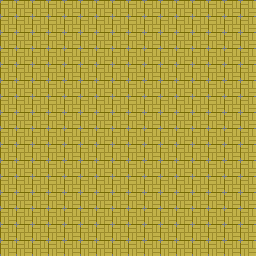

This is a level from a 2D game, rendered from its Tiled map with the project's own tilesets. A one-line summary and the complete map file follow:
An orthogonal 16x16 tile map with 16x16 px tiles, 1 tile layer (FLR) and 1 object (Door).

<map version="1.0" orientation="orthogonal" renderorder="right-down" width="16" height="16" tilewidth="16" tileheight="16" nextobjectid="8">
 <tileset firstgid="1" source="Interior general.tsx" />
 <layer name="FLR" width="16" height="16">
  <data>
   <tile gid="377" />
   <tile gid="377" />
   <tile gid="377" />
   <tile gid="377" />
   <tile gid="377" />
   <tile gid="377" />
   <tile gid="377" />
   <tile gid="377" />
   <tile gid="377" />
   <tile gid="377" />
   <tile gid="377" />
   <tile gid="377" />
   <tile gid="377" />
   <tile gid="377" />
   <tile gid="377" />
   <tile gid="377" />
   <tile gid="377" />
   <tile gid="377" />
   <tile gid="377" />
   <tile gid="377" />
   <tile gid="377" />
   <tile gid="377" />
   <tile gid="377" />
   <tile gid="377" />
   <tile gid="377" />
   <tile gid="377" />
   <tile gid="377" />
   <tile gid="377" />
   <tile gid="377" />
   <tile gid="377" />
   <tile gid="377" />
   <tile gid="377" />
   <tile gid="377" />
   <tile gid="377" />
   <tile gid="377" />
   <tile gid="377" />
   <tile gid="377" />
   <tile gid="377" />
   <tile gid="377" />
   <tile gid="377" />
   <tile gid="377" />
   <tile gid="377" />
   <tile gid="377" />
   <tile gid="377" />
   <tile gid="377" />
   <tile gid="377" />
   <tile gid="377" />
   <tile gid="377" />
   <tile gid="377" />
   <tile gid="377" />
   <tile gid="377" />
   <tile gid="377" />
   <tile gid="377" />
   <tile gid="377" />
   <tile gid="377" />
   <tile gid="377" />
   <tile gid="377" />
   <tile gid="377" />
   <tile gid="377" />
   <tile gid="377" />
   <tile gid="377" />
   <tile gid="377" />
   <tile gid="377" />
   <tile gid="377" />
   <tile gid="377" />
   <tile gid="377" />
   <tile gid="377" />
   <tile gid="377" />
   <tile gid="377" />
   <tile gid="377" />
   <tile gid="377" />
   <tile gid="377" />
   <tile gid="377" />
   <tile gid="377" />
   <tile gid="377" />
   <tile gid="377" />
   <tile gid="377" />
   <tile gid="377" />
   <tile gid="377" />
   <tile gid="377" />
   <tile gid="377" />
   <tile gid="377" />
   <tile gid="377" />
   <tile gid="377" />
   <tile gid="377" />
   <tile gid="377" />
   <tile gid="377" />
   <tile gid="377" />
   <tile gid="377" />
   <tile gid="377" />
   <tile gid="377" />
   <tile gid="377" />
   <tile gid="377" />
   <tile gid="377" />
   <tile gid="377" />
   <tile gid="377" />
   <tile gid="377" />
   <tile gid="377" />
   <tile gid="377" />
   <tile gid="377" />
   <tile gid="377" />
   <tile gid="377" />
   <tile gid="377" />
   <tile gid="377" />
   <tile gid="377" />
   <tile gid="377" />
   <tile gid="377" />
   <tile gid="377" />
   <tile gid="377" />
   <tile gid="377" />
   <tile gid="377" />
   <tile gid="377" />
   <tile gid="377" />
   <tile gid="377" />
   <tile gid="377" />
   <tile gid="377" />
   <tile gid="377" />
   <tile gid="377" />
   <tile gid="377" />
   <tile gid="377" />
   <tile gid="377" />
   <tile gid="377" />
   <tile gid="377" />
   <tile gid="377" />
   <tile gid="377" />
   <tile gid="377" />
   <tile gid="377" />
   <tile gid="377" />
   <tile gid="377" />
   <tile gid="377" />
   <tile gid="377" />
   <tile gid="377" />
   <tile gid="377" />
   <tile gid="377" />
   <tile gid="377" />
   <tile gid="377" />
   <tile gid="377" />
   <tile gid="377" />
   <tile gid="377" />
   <tile gid="377" />
   <tile gid="377" />
   <tile gid="377" />
   <tile gid="377" />
   <tile gid="377" />
   <tile gid="377" />
   <tile gid="377" />
   <tile gid="377" />
   <tile gid="377" />
   <tile gid="377" />
   <tile gid="377" />
   <tile gid="377" />
   <tile gid="377" />
   <tile gid="377" />
   <tile gid="377" />
   <tile gid="377" />
   <tile gid="377" />
   <tile gid="377" />
   <tile gid="377" />
   <tile gid="377" />
   <tile gid="377" />
   <tile gid="377" />
   <tile gid="377" />
   <tile gid="377" />
   <tile gid="377" />
   <tile gid="377" />
   <tile gid="377" />
   <tile gid="377" />
   <tile gid="377" />
   <tile gid="377" />
   <tile gid="377" />
   <tile gid="377" />
   <tile gid="377" />
   <tile gid="377" />
   <tile gid="377" />
   <tile gid="377" />
   <tile gid="377" />
   <tile gid="377" />
   <tile gid="377" />
   <tile gid="377" />
   <tile gid="377" />
   <tile gid="377" />
   <tile gid="377" />
   <tile gid="377" />
   <tile gid="377" />
   <tile gid="377" />
   <tile gid="377" />
   <tile gid="377" />
   <tile gid="377" />
   <tile gid="377" />
   <tile gid="377" />
   <tile gid="377" />
   <tile gid="377" />
   <tile gid="377" />
   <tile gid="377" />
   <tile gid="377" />
   <tile gid="377" />
   <tile gid="377" />
   <tile gid="377" />
   <tile gid="377" />
   <tile gid="377" />
   <tile gid="377" />
   <tile gid="377" />
   <tile gid="377" />
   <tile gid="377" />
   <tile gid="377" />
   <tile gid="377" />
   <tile gid="377" />
   <tile gid="377" />
   <tile gid="377" />
   <tile gid="377" />
   <tile gid="377" />
   <tile gid="377" />
   <tile gid="377" />
   <tile gid="377" />
   <tile gid="377" />
   <tile gid="377" />
   <tile gid="377" />
   <tile gid="377" />
   <tile gid="377" />
   <tile gid="377" />
   <tile gid="377" />
   <tile gid="377" />
   <tile gid="377" />
   <tile gid="377" />
   <tile gid="377" />
   <tile gid="377" />
   <tile gid="377" />
   <tile gid="377" />
   <tile gid="377" />
   <tile gid="377" />
   <tile gid="377" />
   <tile gid="377" />
   <tile gid="377" />
   <tile gid="377" />
   <tile gid="377" />
   <tile gid="377" />
   <tile gid="377" />
   <tile gid="377" />
   <tile gid="377" />
   <tile gid="377" />
   <tile gid="377" />
   <tile gid="377" />
   <tile gid="377" />
   <tile gid="377" />
   <tile gid="377" />
   <tile gid="377" />
   <tile gid="377" />
   <tile gid="377" />
   <tile gid="377" />
   <tile gid="377" />
   <tile gid="377" />
   <tile gid="377" />
   <tile gid="377" />
   <tile gid="377" />
   <tile gid="377" />
   <tile gid="377" />
  </data>
 </layer>
 <objectgroup name="OBJ_UP">
  <object id="4" name="Door1" type="Door" gid="5" x="128" y="144">
   <properties>
    <property name="exit_door" value="door_01" />
    <property name="exit_map" value="home" />
    <property name="exit_room" value="home_01" />
    <property name="exit_world" value="home" />
    <property name="key" value="door_01" />
    <property name="type" value="Door" />
   </properties>
  </object>
 </objectgroup>
</map>